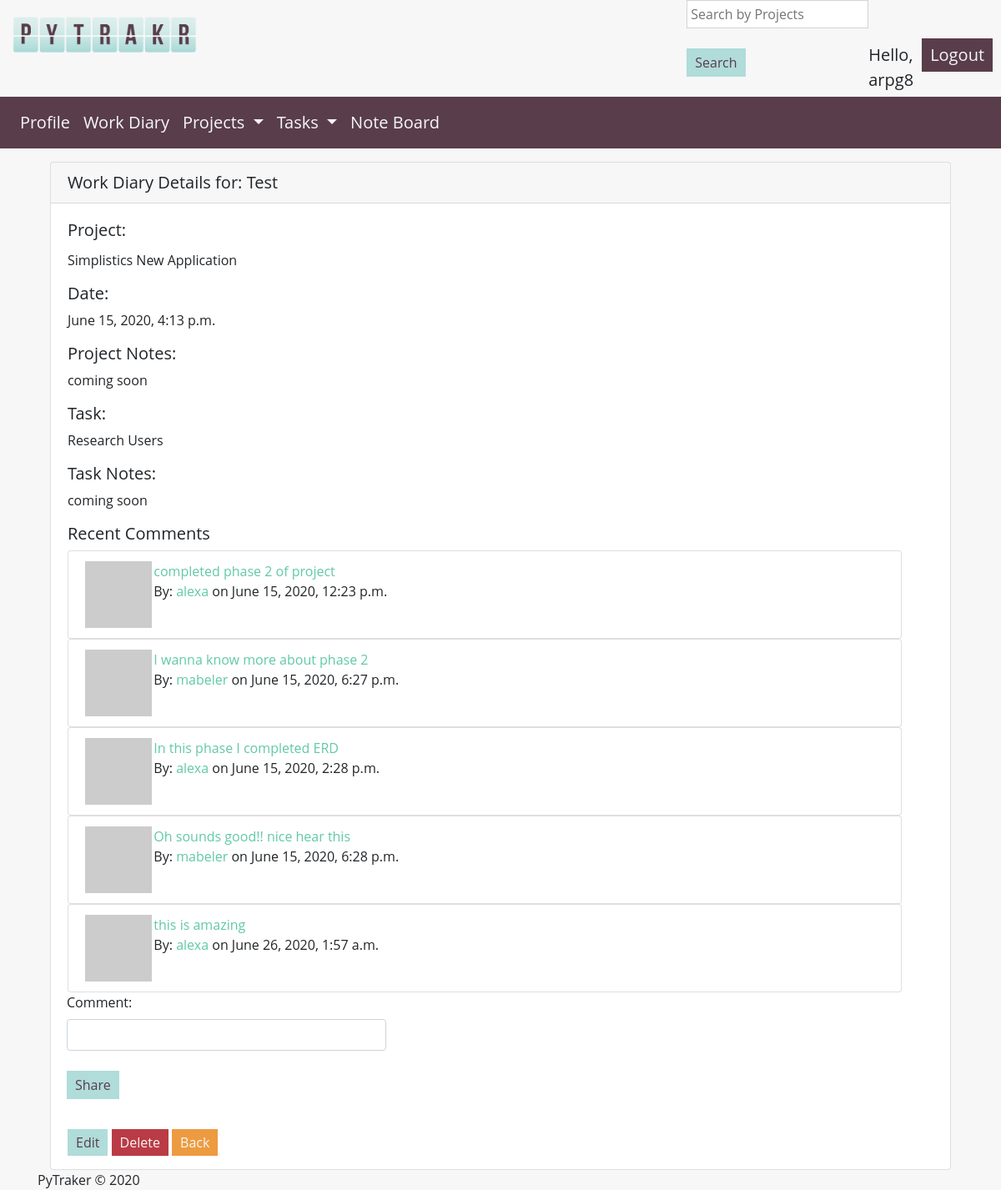
The page /PyTraker/workdiary_detail/2 (signed in) on the database its author committed.
### PyTraker/models.py (models this page shows, shortened)
class WorkDiary(models.Model):
    userID = models.ForeignKey(User, on_delete=models.CASCADE)
    name = models.CharField(max_length=50)
    date = models.DateTimeField()
    projectID = models.ForeignKey(Projects, on_delete=models.CASCADE)
    projectNotes = models.CharField(max_length=2000, default='coming soon')
    taskID = models.ForeignKey(Tasks, on_delete=models.CASCADE)
    taskNotes = models.CharField(max_length=2000, default='coming soon')

class Projects(models.Model):
    name = models.CharField(max_length=50)
    description = models.TextField(max_length=250)
    clientID = models.ForeignKey(Clients, on_delete=models.CASCADE)
    payRate = models.IntegerField()
    startDate = models.DateTimeField()
    dueDate = models.DateTimeField()

class Tasks(models.Model):
    projectID = models.ForeignKey(Projects, on_delete=models.CASCADE)
    name = models.CharField(max_length=50)
    description = models.TextField(max_length=250)
    complete = models.BooleanField(default=False)
    due_date = models.DateTimeField()

class Comments(models.Model):
    user = models.ForeignKey(User, on_delete=models.CASCADE)
    comment = models.CharField(max_length=2000)
    comment_date = models.DateTimeField()
    workdiary = models.ForeignKey(WorkDiary, on_delete=models.CASCADE, default='1')

### PyTraker/views.py (the view, shortened to what this page needs)
# urls.py: path("PyTraker/workdiary_detail/<int:pk>", views.workdiary_details, name="workdiary_detail"),
@login_required
def workdiary_details(request, pk):
    workdiary = get_object_or_404(WorkDiary, pk=pk)
    comments = Comments.objects.filter(workdiary=pk)
    date = datetime.now()
    context = {
        'object': comments,
        'time': defaultfilters.date(date, "Y-m-d h:i A"),
        'workdiary': workdiary
    }
    return render(request, 'PyTraker/workdiary_detail.html', context)

### PyTraker/templates/PyTraker/workdiary_detail.html (shortened to what this page needs)
{% extends "PyTraker/header.html" %}
{% block content %}
<div class="page-wrap">
<div class="container">
  <div class="card">
    <h5 class="card-header">Work Diary Details for: {{ workdiary.name }}</h5>
    <div class="card-body">
        <h5 class="card-title">Project:</h5> <p>{{ workdiary.projectID.name }}</p>
        <h5 class="card-text">Date:</h5> <p>{{ workdiary.date }}</p>
        <h5 class="card-text">Project Notes:</h5> <p>{{ workdiary.projectNotes }}</p>
        <h5 class="card-text">Task:</h5> <p>{{ workdiary.taskID.name }}</p>
        <h5 class="card-text">Task Notes:</h5> <p>{{ workdiary.taskNotes }}</p>
      <div class="container">
    <div class="row">
        <div class="panel panel-default widget">
            <div class="panel-heading">
                <h5 class="panel-title" id="diary-comment-title">
                    Recent Comments</h5>
            </div>
            {% if object %}
                {% for comment in object %}
            <div class="panel-body">
                <ul class="list-group">
                    <li class="list-group-item">
                        <div class="row">
                            <div class="col-xs-2 col-md-1">
                                <img src="http://placehold.it/80" class="img-circle img-responsive" alt="" /></div>
                            <div class="col-xs-10 col-md-11">
                                <div>
                                    <a href="/PyTraker/comments/{{ comment.id }}">
                                        {{ comment.comment }}</a>
                                    <div class="mic-info">
                                        By: <a href="#">{{ comment.user }}</a> on {{ comment.comment_date }}
                                    </div>
                                </div>
                            </div>
                        </div>
                    </li>
                </ul>
            </div>
            {% endfor %}
{% else %}
<h6>You don't have any comment for display </h6>
{% endif %}
  <div class="input-group input-group-lg" style="width:1000px">
      <form method="POST" action="">
    <label>Comment:</label>
          <input type="text" class="form-control" style="display:inline" name="comment" id="id_comment">
          <input class="new-btn" style="display:inline" type="submit" value="Share" />
</form>
</div>
        </div>
    </div>
</div>
      <a href="/PyTraker/workdiary_edit/{{ workdiary.id }}" class="new-btn">Edit</a>
      <a href="/PyTraker/workdiary_delete/{{ workdiary.id }}"  class="delete-btn"  id ='{{workdiary.id}}'>Delete</a>
      <a href="/PyTraker/workdiary" class="reset-btn" >Back</a>
    </div>
  </div>
</div>
{% endblock %}

### PyTraker/templates/PyTraker/header.html (shortened to what this page needs)
<head>
    <link rel="stylesheet" href="https://stackpath.bootstrapcdn.com/bootstrap/4.5.0/css/bootstrap.min.css"
>
    <link rel="stylesheet" href="//code.jquery.com/ui/1.12.1/themes/base/jquery-ui.css">
     {% load static %}
    <link rel="stylesheet" type="text/css" href="{% static 'Sass/style.css' %}">
</head>
<body>
<header>
    <div class="logo-container">
        {% load static %}
        <div class="logo-img">
            <a href="/PyTraker/index"><img src="{% static "PyTraker/logo.png" %}" alt="My logo" id="logo"></a>
        </div>
        {% if user.is_authenticated %}
        <div class="search-wrapper">
           <form class="search-form" action="/search" method="get">
                <input name='q' type="text" placeholder="Search by Projects" aria-label="Search">
                <button class="new-btn" type="submit">Search</button>
           </form>
        </div>
            <div class="greetuser"><span>Hello, {{ request.user }}</span>  <a href="#" onClick="document.getElementById('logoutform').submit()"><button type="button" id="logout-btn">Logout</button></a></div>
        </div>
        {% else %}
        <div class="greetuser">
            <a href="{% url 'PyTraker:sign_up' %}" class="nav-link"  >Sign up</a>  <a href="/PyTraker/login/?next=/" class="nav-link" >Login</a>
        </div>
        {% endif %}
<div class="nav-wrapper">
    <nav class="navbar navbar-expand-lg navbar-light bg-light">
  <div class="collapse navbar-collapse" id="navbarSupportedContent">
    <ul class="navbar-nav mr-auto">
        {% if user.is_authenticated %}
      <li class="nav-item">
        <a class="nav-link" href="/PyTraker/user_profile/{{ request.user.id }}">Profile</a>
      </li>
      <li class="nav-item">
        <a class="nav-link" href="/PyTraker/workdiary">Work Diary</a>
      </li>
      <li class="nav-item dropdown">
        <a class="nav-link dropdown-toggle" href="#" id="navbarDropdown" role="button" data-toggle="dropdown" aria-haspopup="true" aria-expanded="false">
          Projects
        </a>
      </li>
            <li class="nav-item dropdown">
        <a class="nav-link dropdown-toggle" href="#" id="navbarDropdown" role="button" data-toggle="dropdown" aria-haspopup="true" aria-expanded="false">
          Tasks
        </a>
      </li>
      <li class="nav-item">
        <a class="nav-link" href="/PyTraker/noteboard">Note Board</a>
      </li>
    </ul>
    {% endif %}
  </div>
</nav>
</div>
</header>
<div class="container">
{% block content %}
{% endblock %}
<footer>PyTraker &#169; 2020 </footer>
 </body>

### PyTraker/static/Sass/style.css (style rules this page uses)
.reset-btn, .delete-btn, .new-btn, .stop-btn, .start-btn, #logout-btn, button [type=button] { padding: 5px 10px; border-radius: 0; color: #f7f7f7; margin: 1.5em 0; }
body { background-color: #f7f7f7; font-family: "Open Sans", sans-serif; }
a { text-decoration: none; color: #61C9A8; }
.page-wrap { margin-top: 1em; }
button { border: none; }
nav { background-color: #593d4a; }
nav li a { color: #f7f7f7; }
.navbar { background-color: #593d4a !important; }
.nav-item a { color: #f7f7f7 !important; font-size: 1.25em; }
#logout-btn { background-color: #593d4a; margin-top: 0; margin-left: 0.5em; margin-right: 0.5em; }
.logo-container { display: flex; align-items: flex-start; justify-content: space-between; }
#logo { max-width: 30%; height: auto; margin-left: auto; margin-right: auto; margin-top: 0.75em; align-self: flex-start; }
.search-wrapper { display: flex; width: 50%; }
.greetuser { display: flex; align-self: flex-end; width: 40%; font-size: 1.25em; margin-top: 1em; }
.greetuser span { margin-top: 0.25em; }
.search-form { margin: 0; }
.search-form input[type=text] { padding: 4px; border: 1px solid lightgrey; border-radius: 0; }
.new-btn { background-color: #b0dcda; color: #593d4a; }
.delete-btn { background-color: #BA3B46; }
input[type=submit] { border: 0; }
.reset-btn { background-color: #ED9B40; }

### rows shown on the page
WorkDiary: name "Test", projectID.name "Simplistics New Application", date "June 15, 2020, 4:13 p.m.", projectNotes "coming soon", taskID.name "Research Users", taskNotes "coming soon"
Comments: comment "completed phase 2 of project", user "alexa", comment_date "June 15, 2020, 12:23 p.m."
Comments: comment "I wanna know more about phase 2", user "mabeler", comment_date "June 15, 2020, 6:27 p.m."
Comments: comment "In this phase I completed ERD", user "alexa", comment_date "June 15, 2020, 2:28 p.m."
Comments: comment "Oh sounds good!! nice hear this", user "mabeler", comment_date "June 15, 2020, 6:28 p.m."
Comments: comment "this is amazing", user "alexa", comment_date "June 26, 2020, 1:57 a.m."

### other values the page prints
{{ request.user }} "arpg8"
